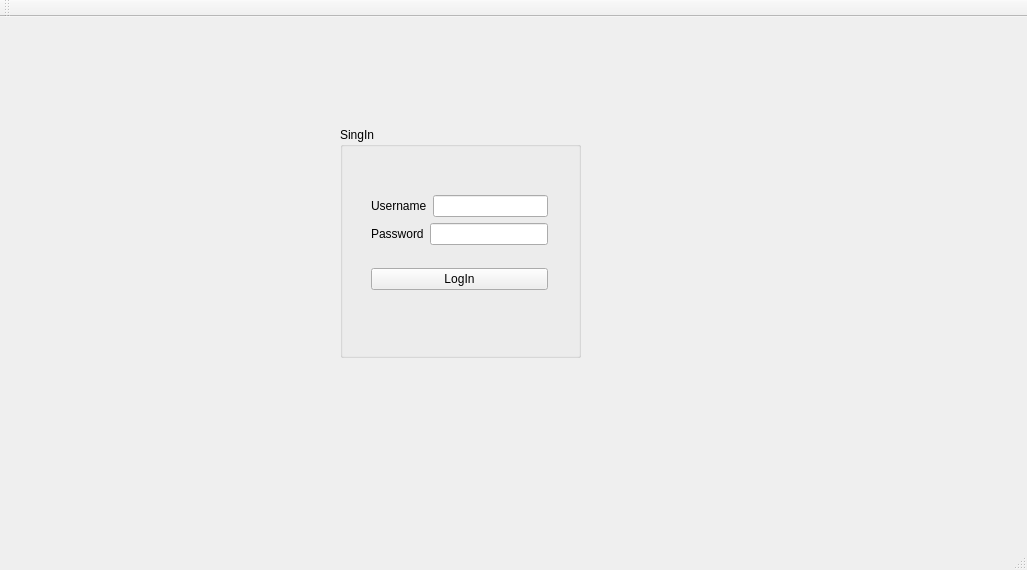
<?xml version="1.0" encoding="UTF-8"?>
<ui version="4.0">
 <class>LoginInterfaceClass</class>
 <widget class="QMainWindow" name="LoginInterfaceClass">
  <property name="geometry">
   <rect>
    <x>0</x>
    <y>0</y>
    <width>1027</width>
    <height>570</height>
   </rect>
  </property>
  <property name="windowTitle">
   <string>LoginInterface</string>
  </property>
  <widget class="QWidget" name="centralWidget">
   <widget class="QGroupBox" name="groupBox">
    <property name="geometry">
     <rect>
      <x>340</x>
      <y>110</y>
      <width>241</width>
      <height>231</height>
     </rect>
    </property>
    <property name="title">
     <string>SingIn</string>
    </property>
    <widget class="QWidget" name="">
     <property name="geometry">
      <rect>
       <x>20</x>
       <y>40</y>
       <width>199</width>
       <height>151</height>
      </rect>
     </property>
     <layout class="QVBoxLayout" name="verticalLayout_2">
      <item>
       <layout class="QVBoxLayout" name="verticalLayout">
        <item>
         <layout class="QHBoxLayout" name="horizontalLayout">
          <item>
           <widget class="QLabel" name="label">
            <property name="text">
             <string>Username</string>
            </property>
           </widget>
          </item>
          <item>
           <widget class="QLineEdit" name="userName"/>
          </item>
         </layout>
        </item>
        <item>
         <layout class="QHBoxLayout" name="horizontalLayout_2">
          <item>
           <widget class="QLabel" name="label_2">
            <property name="text">
             <string>Password</string>
            </property>
           </widget>
          </item>
          <item>
           <widget class="QLineEdit" name="password"/>
          </item>
         </layout>
        </item>
       </layout>
      </item>
      <item>
       <widget class="QPushButton" name="pushButton_LogIn">
        <property name="text">
         <string>LogIn</string>
        </property>
       </widget>
      </item>
     </layout>
    </widget>
   </widget>
  </widget>
  <widget class="QMenuBar" name="menuBar">
   <property name="geometry">
    <rect>
     <x>0</x>
     <y>0</y>
     <width>1027</width>
     <height>22</height>
    </rect>
   </property>
  </widget>
  <widget class="QToolBar" name="mainToolBar">
   <attribute name="toolBarArea">
    <enum>TopToolBarArea</enum>
   </attribute>
   <attribute name="toolBarBreak">
    <bool>false</bool>
   </attribute>
  </widget>
  <widget class="QStatusBar" name="statusBar"/>
 </widget>
 <layoutdefault spacing="6" margin="11"/>
 <resources/>
 <connections/>
</ui>
